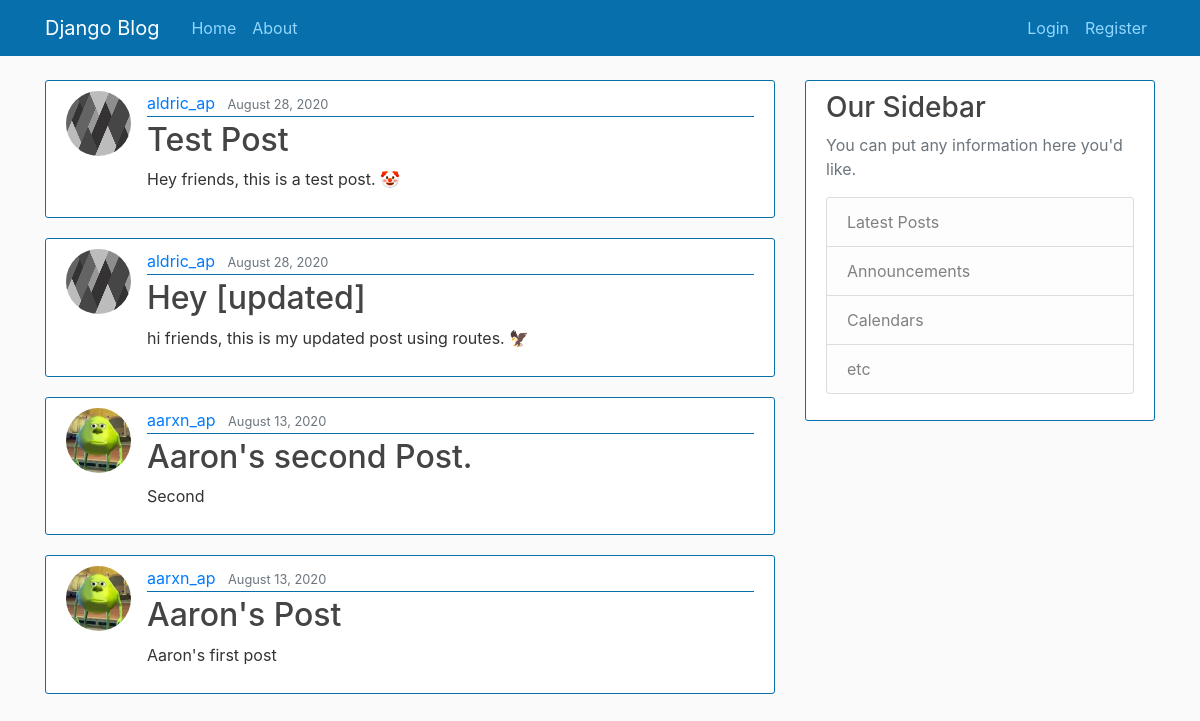
/, run on an earlier commit of the app's database.
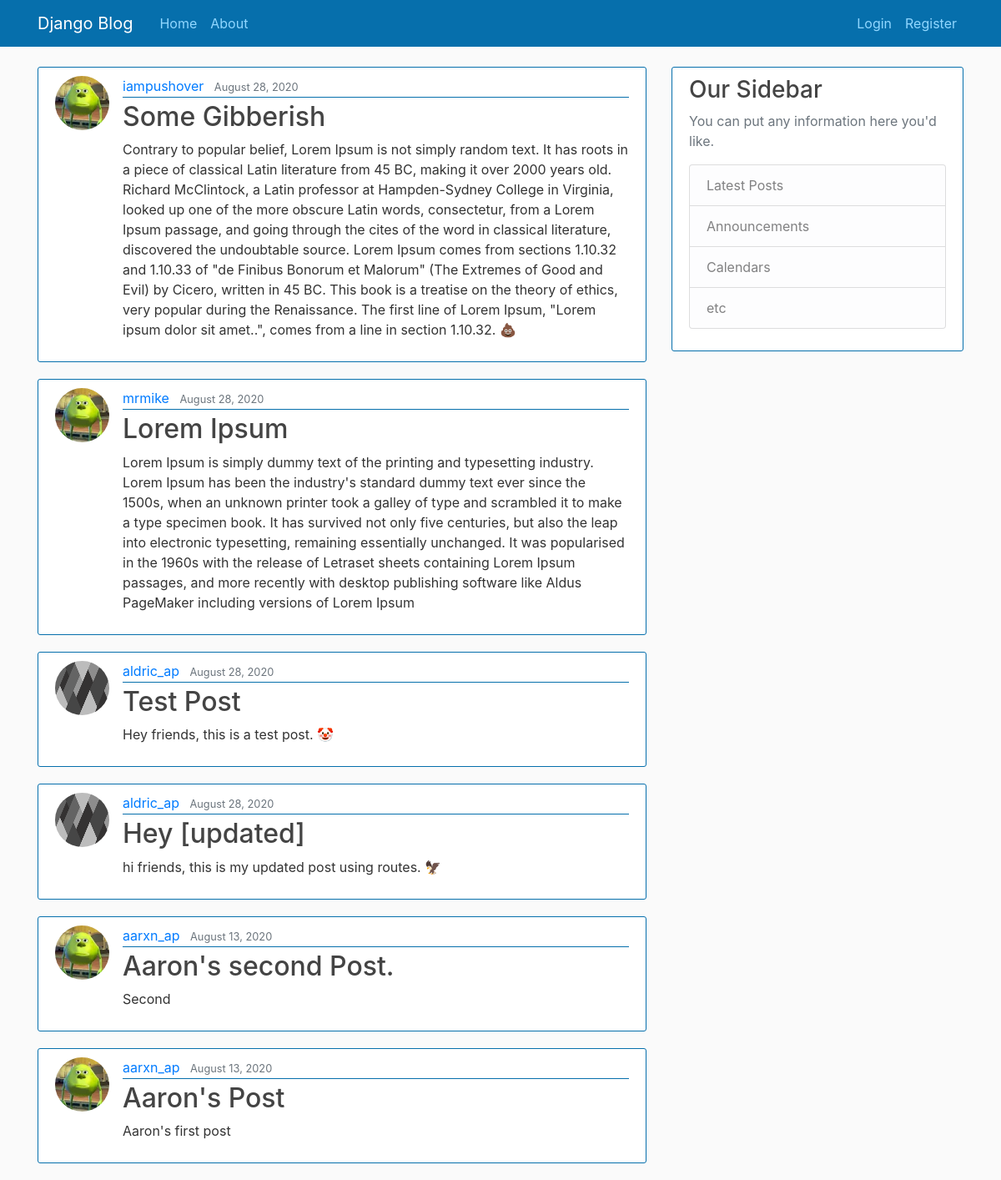
And on a later commit of the database.
### blog/models.py (models this page shows, shortened)
class Post(models.Model):  # creating the following attributes.
    title = models.CharField(max_length=100)
    content = models.TextField()
    date_posted = models.DateTimeField(default=timezone.now)
    author = models.ForeignKey(User, on_delete=models.CASCADE, null=True)

### users/models.py (models this page shows, shortened)
class Profile(models.Model):
    user = models.OneToOneField(User, on_delete=models.CASCADE)
    image = models.ImageField(default='default.jpg', upload_to='profile_pics')

### blog/views.py (the view)
# urls.py: path('', PostListView.as_view(), name='blog-home'),
class PostListView(ListView):
    model = Post
    template_name = 'blog/home.html'
    context_object_name = 'posts'
    ordering = ['-date_posted']

### blog/templates/blog/home.html
{%extends "blog/base.html"%} {%block content%}
{% for post in posts %}
<article class="media content-section">
  <img
    class="rounded-circle article-img"
    src="{{post.author.profile.image.url}}"
  />
  <div class="media-body">
    <div class="article-metadata">
      <a class="mr-2" href="#">{{ post.author }}</a>
      <small class="text-muted">{{ post.date_posted|date:"F d, Y" }}</small>
    </div>
    <h2>
      <a class="article-title" href="{%url 'post-detail' post.id%}"
        >{{ post.title }}</a
      >
    </h2>
    <p class="article-content">{{ post.content }}</p>
  </div>
</article>
{% endfor %} {% endblock content%}

### blog/templates/blog/base.html (shortened to what this page needs)
{%load static%}
<!DOCTYPE html>
<html lang="en">
  <head>
    <link
      rel="stylesheet"
      href="https://stackpath.bootstrapcdn.com/bootstrap/4.3.1/css/bootstrap.min.css"
    />
     <link rel="stylesheet" type="text/css" href="{%static 'blog/main.css'%}">
  </head>
  <body>
    <header class="site-header">
      <nav class="navbar navbar-expand-md navbar-dark bg-steel fixed-top">
        <div class="container">
          <a class="navbar-brand mr-4" href="{% url 'blog-home'%}">Django Blog</a>
          <div class="collapse navbar-collapse" id="navbarToggle">
            <div class="navbar-nav mr-auto">
              <a class="nav-item nav-link" href="{% url 'blog-home'%}">Home</a>
              <a class="nav-item nav-link" href="{% url 'blog-about'%}">About</a>
            </div>
            <div class="navbar-nav">
              {% if user.is_authenticated %}
              <a class="nav-item nav-link" href="{%url 'post-create'%}">New Post</a>
              <a class="nav-item nav-link" href="{%url 'profile'%}">Profile</a>
              <a class="nav-item nav-link" href="{%url 'logout'%}">Logout</a>
              {%else%}
              <a class="nav-item nav-link" href="{%url 'login'%}">Login</a>
              <a class="nav-item nav-link" href="{%url 'register'%}">Register</a>
              {%endif%}
            </div>
          </div>
        </div>
      </nav>
    </header>
    <main role="main" class="container">
        <div class="row">
          <div class="col-md-8">
            {% block content %}{% endblock %}
          </div>
          <div class="col-md-4">
            <div class="content-section">
              <h3>Our Sidebar</h3>
              <p class='text-muted'>You can put any information here you'd like.
                <ul class="list-group">
                  <li class="list-group-item list-group-item-light">Latest Posts</li>
                  <li class="list-group-item list-group-item-light">Announcements</li>
                  <li class="list-group-item list-group-item-light">Calendars</li>
                  <li class="list-group-item list-group-item-light">etc</li>
                </ul>
              </p>
            </div>
          </div>
        </div>
      </main>
  </body>
</html>

### blog/static/blog/main.css (style rules this page uses)
body { background: #fafafa; color: #333333; margin-top: 5rem; }
h1, h2, h3, h4, h5, h6 { color: #444444; }
ul { margin: 0; }
.bg-steel { background-color: #066fac; }
.site-header .navbar-nav .nav-link { color: #91d7ff; }
.content-section { background: #ffffff; padding: 10px 20px; border: 1px solid #066fac; border-radius: 3px; margin-bottom: 20px; }
.article-title { color: #444444; }
.article-content { white-space: pre-line; }
.article-img { height: 65px; width: 65px; margin-right: 16px; }
.article-metadata { padding-bottom: 1px; margin-bottom: 4px; border-bottom: 1px solid #066fac; }

What changed in the data, as far as the page shows it:
added Post: author.profile.image (placeholder picture), author "iampushover", date_posted "August 28, 2020", title "Some Gibberish", content "Contrary to popular belief, Lorem Ipsum is not simply random text. It has roots in a piece of classical Latin literature from 45 BC, making it over 2000 years old. Richard McClintock, a Latin professor at Hampden-Sydney College in Virginia, looked up one of the more obscure Latin words, consectetur, from a Lorem Ipsum passage, and going through the cites of the word in classical literature, discovered the undoubtable source. Lorem Ipsum comes from sections 1.10.32 and 1.10.33 of \"de Finibus Bonorum et Malorum\" (The Extremes of Good and Evil) by Cicero, written in 45 BC. This book is a treatise on the theory of ethics, very popular during the Renaissance. The first line of Lorem Ipsum,…"
added Post: author.profile.image (picture), author "mrmike", date_posted "August 28, 2020", title "Lorem Ipsum", content "Lorem Ipsum is simply dummy text of the printing and typesetting industry. Lorem Ipsum has been the industry's standard dummy text ever since the 1500s, when an unknown printer took a galley of type and scrambled it to make a type specimen book. It has survived not only five centuries, but also the leap into electronic typesetting, remaining essentially unchanged. It was popularised in the 1960s with the release of Letraset sheets containing Lorem Ipsum passages, and more recently with desktop publishing software like Aldus PageMaker including versions of Lorem Ipsum"
